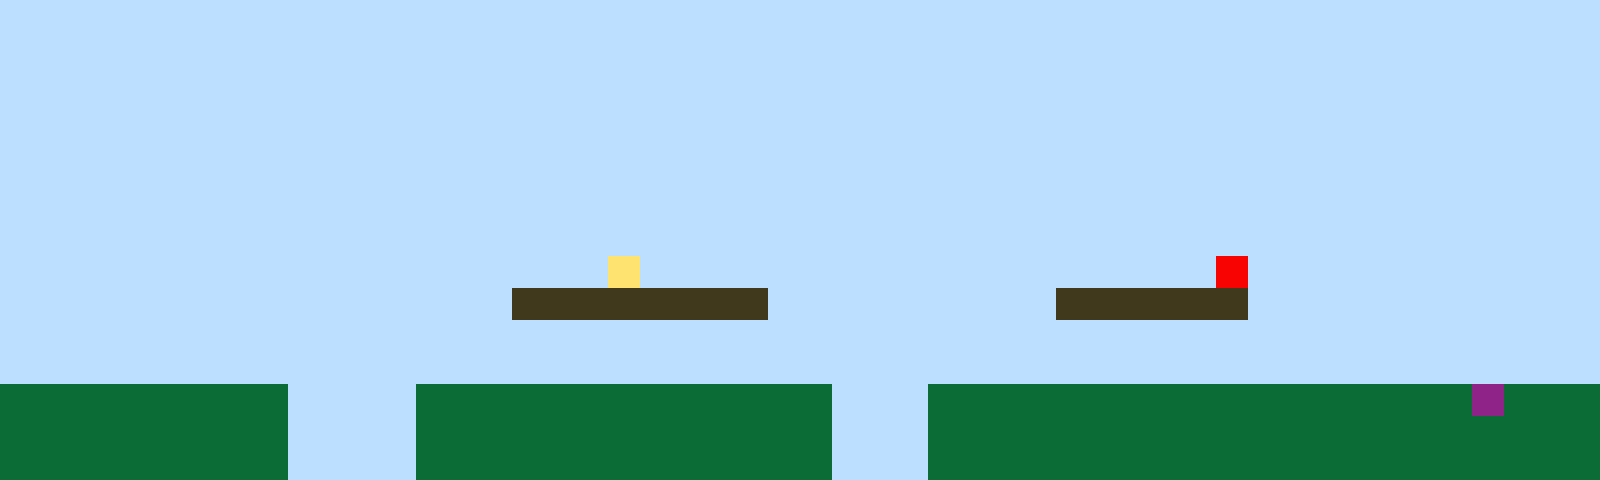

This game map was drawn from its Tiled (.tmx) file and the tilesets committed beside it. A one-line description and the full map source follow:
An orthogonal 50x15 tile map with 32x32 px tiles, 1 tile layer (Tile Layer 1).

<map version="1.10" tiledversion="1.11.2" orientation="orthogonal" renderorder="right-up" width="50" height="15" tilewidth="32" tileheight="32" infinite="0" nextlayerid="2" nextobjectid="1"><editorsettings><export target="map1.csv" format="csv" /></editorsettings><tileset firstgid="1" name="sprites" tilewidth="32" tileheight="32" tilecount="6" columns="3"><image source="sprites.png" width="96" height="64" /></tileset><layer id="1" name="Tile Layer 1" width="50" height="15"><data encoding="csv">1,1,1,1,1,1,1,1,1,1,1,1,1,1,1,1,1,1,1,1,1,1,1,1,1,1,1,1,1,1,1,1,1,1,1,1,1,1,1,1,1,1,1,1,1,1,1,1,1,1,1,1,1,1,1,1,1,1,1,1,1,1,1,1,1,1,1,1,1,1,1,1,1,1,1,1,1,1,1,1,1,1,1,1,1,1,1,1,1,1,1,1,1,1,1,1,1,1,1,1,1,1,1,1,1,1,1,1,1,1,1,1,1,1,1,1,1,1,1,1,1,1,1,1,1,1,1,1,1,1,1,1,1,1,1,1,1,1,1,1,1,1,1,1,1,1,1,1,1,1,1,1,1,1,1,1,1,1,1,1,1,1,1,1,1,1,1,1,1,1,1,1,1,1,1,1,1,1,1,1,1,1,1,1,1,1,1,1,1,1,1,1,1,1,1,1,1,1,1,1,1,1,1,1,1,1,1,1,1,1,1,1,1,1,1,1,1,1,1,1,1,1,1,1,1,1,1,1,1,1,1,1,1,1,1,1,1,1,1,1,1,1,1,1,1,1,1,1,1,1,1,1,1,1,1,1,1,1,1,1,1,1,1,1,1,1,1,1,1,1,1,1,1,1,1,1,1,1,1,1,1,1,1,1,1,1,1,1,1,1,1,1,1,1,1,1,1,1,1,1,1,1,1,1,1,1,1,1,1,1,1,1,1,1,1,1,1,1,1,1,1,1,1,1,1,1,1,1,1,1,1,1,1,1,1,1,1,1,1,1,1,1,1,1,1,1,1,1,1,1,1,1,1,1,1,1,1,1,1,1,1,1,1,1,1,1,1,1,1,1,1,1,1,1,1,1,1,1,1,1,1,1,1,1,1,1,1,1,1,1,1,1,1,1,1,1,1,1,1,1,1,1,1,1,1,1,1,1,1,1,1,1,1,1,1,1,1,1,1,4,1,1,1,1,1,1,1,1,1,1,1,1,1,1,1,1,1,1,5,1,1,1,1,1,1,1,1,1,1,1,1,1,1,1,1,1,1,1,1,1,1,1,1,1,1,1,3,3,3,3,3,3,3,3,1,1,1,1,1,1,1,1,1,3,3,3,3,3,3,1,1,1,1,1,1,1,1,1,1,1,1,1,1,1,1,1,1,1,1,1,1,1,1,1,1,1,1,1,1,1,1,1,1,1,1,1,1,1,1,1,1,1,1,1,1,1,1,1,1,1,1,1,1,1,1,1,1,1,1,1,1,1,1,1,1,1,1,1,1,1,1,1,1,1,1,1,1,1,1,1,1,1,1,1,1,1,1,1,1,1,1,1,1,1,1,1,1,1,1,1,1,1,1,1,1,1,1,1,1,1,2,2,2,2,2,2,2,2,2,1,1,1,1,2,2,2,2,2,2,2,2,2,2,2,2,2,1,1,1,2,2,2,2,2,2,2,2,2,2,2,2,2,2,2,2,2,6,2,2,2,2,2,2,2,2,2,2,2,2,1,1,1,1,2,2,2,2,2,2,2,2,2,2,2,2,2,1,1,1,2,2,2,2,2,2,2,2,2,2,2,2,2,2,2,2,2,2,2,2,2,2,2,2,2,2,2,2,2,2,1,1,1,1,2,2,2,2,2,2,2,2,2,2,2,2,2,1,1,1,2,2,2,2,2,2,2,2,2,2,2,2,2,2,2,2,2,2,2,2,2</data></layer></map>
